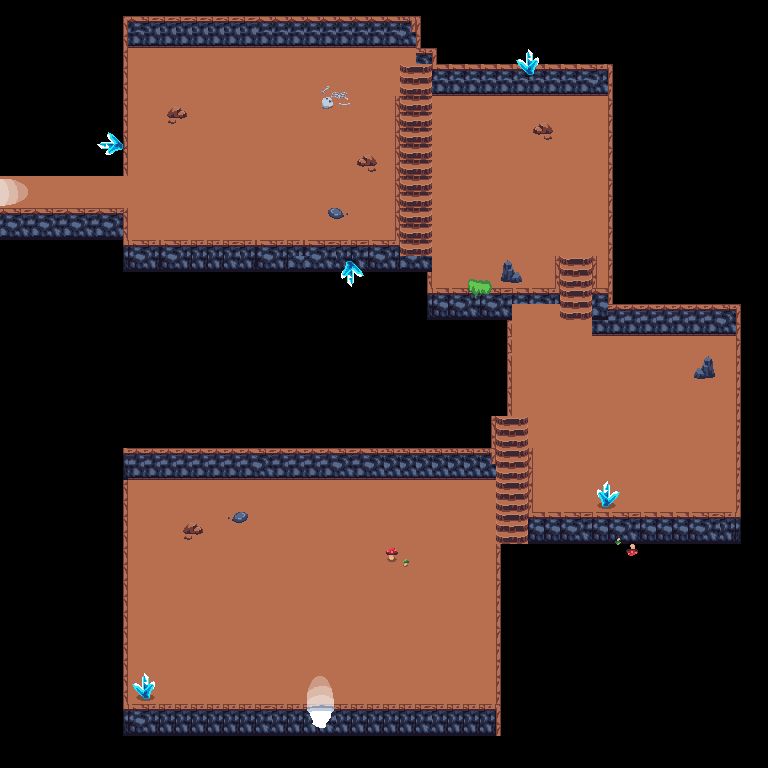

A level layout from a 2D game, rendered from its tile map. Below: a short description, then the map file with tile-grid data replaced by summaries:
An orthogonal 48x48 tile map with 16x16 px tiles, 7 tile layers (background, floor, walls, water, ...) and 52 objects (42x collision, exit_dungeon, spawn_dungeon, enter_swamp, spawn_from_swamp, ...).

<map version="1.8" tiledversion="1.8.4" orientation="orthogonal" renderorder="right-down" width="48" height="48" tilewidth="16" tileheight="16" infinite="0" nextlayerid="13" nextobjectid="72">
 <tileset firstgid="1" source="dungeon.tsx" />
 <layer id="7" name="background" width="48" height="48">
  <data>[2304 cells, 0 non-empty, 0 distinct tile ids]</data>
 </layer>
 <layer id="1" name="floor" width="48" height="48">
  <data>[2304 cells, 884 non-empty, 20 distinct tile ids]</data>
 </layer>
 <layer id="3" name="walls" width="48" height="48">
  <data>[2304 cells, 350 non-empty, 27 distinct tile ids]</data>
 </layer>
 <layer id="9" name="water" width="48" height="48">
  <data>[2304 cells, 0 non-empty, 0 distinct tile ids]</data>
 </layer>
 <layer id="12" name="decorations" width="48" height="48">
  <data>[2304 cells, 80 non-empty, 36 distinct tile ids]</data>
 </layer>
 <layer id="2" name="stairs" width="48" height="48">
  <data>[2304 cells, 48 non-empty, 4 distinct tile ids]</data>
 </layer>
 <layer id="8" name="top" width="48" height="48">
  <data>[2304 cells, 0 non-empty, 0 distinct tile ids]</data>
 </layer>
 <objectgroup id="5" name="Objects" opacity="0.82">
  <object id="3" type="collision" x="123" y="16" width="298" height="32" />
  <object id="66" type="collision" x="123" y="48" width="5" height="128" />
  <object id="5" type="collision" x="123" y="240" width="277" height="32" />
  <object id="8" type="collision" x="400" y="256" width="32" height="16" />
  <object id="9" type="collision" x="416" y="48" width="21" height="16" />
  <object id="12" type="collision" x="432" y="64" width="176" height="32" />
  <object id="13" type="collision" x="608" y="64" width="5" height="224" />
  <object id="14" type="collision" x="592" y="256" width="5" height="32" />
  <object id="15" type="collision" x="555" y="256" width="5" height="32" />
  <object id="16" type="collision" x="592" y="288" width="21" height="16" />
  <object id="17" type="collision" x="592" y="304" width="144" height="32" />
  <object id="20" type="collision" x="736" y="304" width="5" height="208" />
  <object id="22" type="collision" x="528" y="512" width="213" height="32" />
  <object id="25" type="collision" x="528" y="448" width="5" height="64" />
  <object id="65" type="collision" x="507" y="320" width="5" height="96" />
  <object id="27" type="collision" x="491" y="416" width="5" height="32" />
  <object id="28" type="collision" x="490.938" y="411" width="16" height="5" />
  <object id="29" type="collision" x="501" y="544" width="27" height="5" />
  <object id="30" type="collision" x="496" y="544" width="5" height="192" />
  <object id="31" type="collision" x="128" y="704" width="368" height="32" />
  <object id="33" type="collision" x="123" y="448" width="5" height="288" />
  <object id="34" type="collision" x="128" y="448" width="368" height="32" />
  <object id="35" type="collision" x="432" y="288" width="80" height="32" />
  <object id="36" type="collision" x="512" y="288" width="48" height="16" />
  <object id="37" type="collision" x="427" y="272" width="5" height="48" />
  <object id="38" type="collision" x="395" y="96" width="5" height="144" />
  <object id="39" type="collision" x="181" y="523" width="20" height="17" />
  <object id="41" type="collision" x="437" y="651" width="20" height="17" />
  <object id="42" type="collision" x="693" y="363" width="20" height="17" />
  <object id="43" type="collision" x="501" y="267" width="20" height="17" />
  <object id="44" type="collision" x="325" y="203" width="20" height="17" />
  <object id="45" type="collision" x="165" y="107" width="20" height="17" />
  <object id="46" type="collision" x="357.063" y="152" width="21" height="19" />
  <object id="47" type="collision" x="230" y="504" width="21" height="19" />
  <object id="53" type="collision" x="389" y="472" width="21" height="19" />
  <object id="48" type="collision" x="596" y="485" width="23" height="22" />
  <object id="54" type="collision" x="133" y="677" width="23" height="22" />
  <object id="50" type="collision" x="340" y="261" width="23" height="22" />
  <object id="51" type="collision" x="101" y="132" width="22" height="23" />
  <object id="52" type="collision" x="516" y="53" width="23" height="22" />
  <object id="55" name="exit_dungeon" x="307" y="688" width="27" height="40" />
  <object id="56" name="spawn_dungeon" x="306" y="652">
   <point />
  </object>
  <object id="67" type="collision" x="0" y="208" width="128" height="32" />
  <object id="69" type="collision" x="0" y="171" width="123" height="5" />
  <object id="70" name="enter_swamp" x="0" y="176" width="16" height="32" />
  <object id="71" name="spawn_from_swamp" x="24" y="176">
   <point />
  </object>
 </objectgroup>
 <objectgroup id="6" name="NPCPaths">
  <object id="57" name="boss_path1" x="208" y="48" width="16" height="16" />
  <object id="58" name="boss_path2" x="288" y="48" width="16" height="16" />
  <object id="59" name="boss_path3" x="288" y="208" width="16" height="16" />
  <object id="62" name="boss_path4" x="144" y="208" width="16" height="16" />
  <object id="63" name="boss_path5" x="144" y="128" width="16" height="16" />
  <object id="64" name="boss_path6" x="208" y="128" width="16" height="16" />
 </objectgroup>
</map>